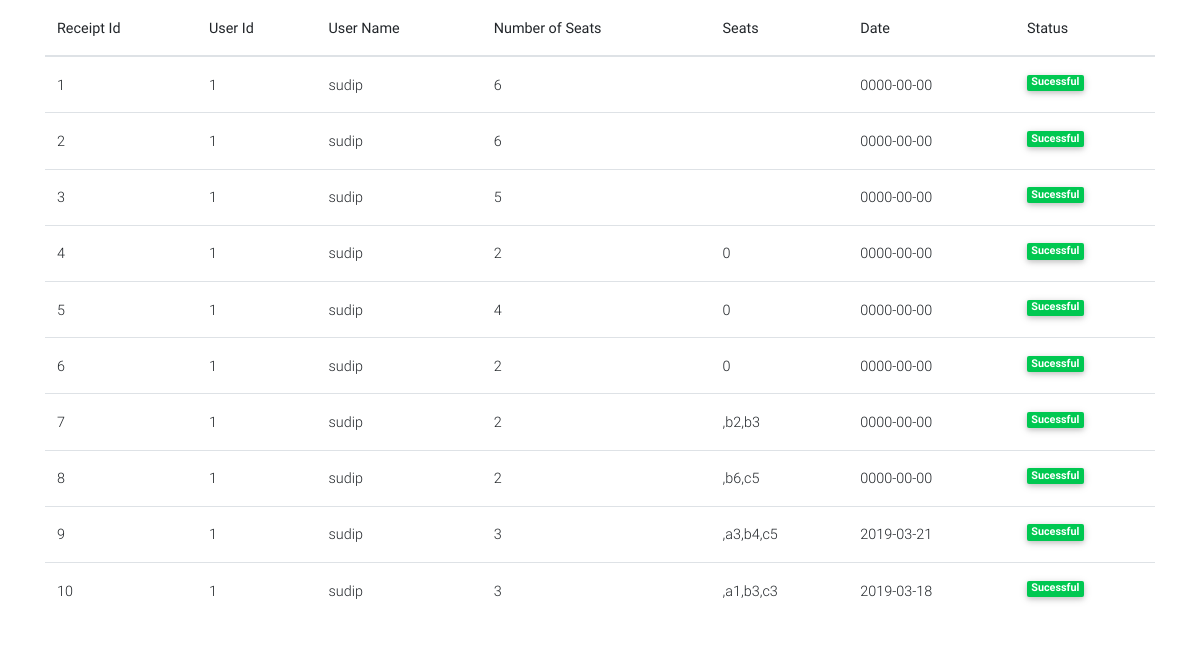
/booking_detail.php, run on the app's committed database.
### tables this page shows
CREATE TABLE `receipt` (
  `receipt_id` int(5) NOT NULL,
  `user_id` int(5) NOT NULL,
  `No_of_Seats` int(60) NOT NULL,
  `Seats` varchar(50) NOT NULL,
  `Date` date NOT NULL,
  `Status` varchar(10) NOT NULL DEFAULT 'Sucessful'
);

CREATE TABLE `user` (
  `User_id` int(5) NOT NULL,
  `User_Name` varchar(30) NOT NULL,
  `Password` varchar(30) NOT NULL,
  `Email` varchar(30) NOT NULL,
  `Mobile_No` bigint(10) NOT NULL,
  `Address` varchar(100) NOT NULL,
  `Pincode` int(6) NOT NULL
);

### booking_detail.php (the view, shortened to what this page needs)
<?php
require('connection.php');
?>
<html>
<head>
  <link href="css/bootstrap.min.css" rel="stylesheet">
  <link href="css/mdb.min.css" rel="stylesheet">
  <link href="css/style.min.css" rel="stylesheet">
</head>
<body>
<div class="container">
<table class="table table-hover">
	<thead>
		<tr>
			<th scope="col">Receipt Id</th>
			<th scope="col">User Id</th>
            <th scope="col">User Name</th>
			<th scope="col">Number of Seats</th>
			<th scope="col">Seats</th>
			<th scope="col">Date</th>
			<th scope="col">Status</th>
		</tr>
	</thead>
	<tbody>
		<?php
		 $a="select r.receipt_id,r.user_id,u.User_Name,r.NO_of_Seats,r.Seats,r.Date,r.Status from receipt r JOIN user u ON r.user_id=u.user_id";
    $result=mysqli_query($db,$a);
    while($row=mysqli_fetch_array($result))
{
		$rid=$row[0];
        $id=$row[1];
        $uname=$row[2];
        $nseat=$row[3];
        $seat=$row[4];
        $date=$row[5];
        $status=$row[6];
    ?>
	<tr>
		<td scope="row"><?php  echo $rid;  ?></td>
		<td><?php  echo $id;  ?></td>
        <td><?php  echo $uname;  ?></td>
		<td><?php  echo $nseat;  ?></td>
		<td><?php  echo $seat;  ?></td>
		<td><?php  echo $date;  ?></td>
		<td><span class="badge badge-success"><?php  echo $status;  ?></span></td>
	</tr>
<?php } ?>
	</tbody>
</table>
</div>
</body>
</html>

### connection.php (shortened to what this page needs)
<!DOCTYPE html PUBLIC "-//W3C//DTD XHTML 1.0 Transitional//EN" "http://www.w3.org/TR/xhtml1/DTD/xhtml1-transitional.dtd">
<html xmlns="http://www.w3.org/1999/xhtml">
<head>
</head>
<body>
</body>
</html>

### data on the page
receipt: receipt_id "1", user "1", user.User_Name "sudip", No_of_Seats "6", Date "0000-00-00", Status "Sucessful"
receipt: receipt_id "2", user "1", user.User_Name "sudip", No_of_Seats "6", Date "0000-00-00", Status "Sucessful"
receipt: receipt_id "3", user "1", user.User_Name "sudip", No_of_Seats "5", Date "0000-00-00", Status "Sucessful"
receipt: receipt_id "4", user "1", user.User_Name "sudip", No_of_Seats "2", Seats "0", Date "0000-00-00", Status "Sucessful"
receipt: receipt_id "5", user "1", user.User_Name "sudip", No_of_Seats "4", Seats "0", Date "0000-00-00", Status "Sucessful"
receipt: receipt_id "6", user "1", user.User_Name "sudip", No_of_Seats "2", Seats "0", Date "0000-00-00", Status "Sucessful"
receipt: receipt_id "7", user "1", user.User_Name "sudip", No_of_Seats "2", Seats ",b2,b3", Date "0000-00-00", Status "Sucessful"
receipt: receipt_id "8", user "1", user.User_Name "sudip", No_of_Seats "2", Seats ",b6,c5", Date "0000-00-00", Status "Sucessful"
receipt: receipt_id "9", user "1", user.User_Name "sudip", No_of_Seats "3", Seats ",a3,b4,c5", Date "2019-03-21", Status "Sucessful"
receipt: receipt_id "10", user "1", user.User_Name "sudip", No_of_Seats "3", Seats ",a1,b3,c3", Date "2019-03-18", Status "Sucessful"
